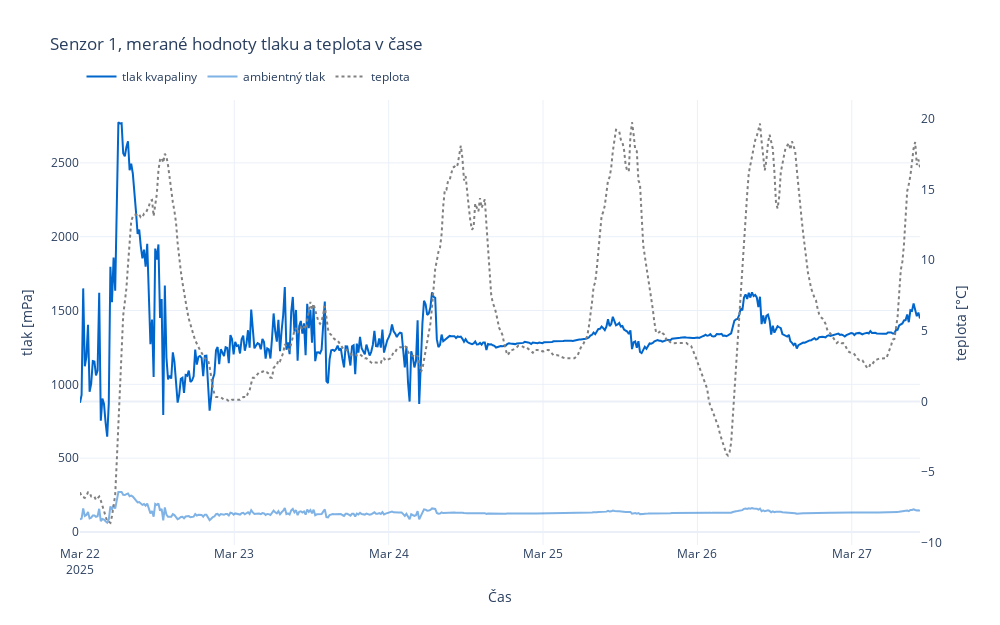

Source (notebook cell):
### Code cell
plot_sensor_colored(df, '1', main_color="#0066cc")

### Figure 1 — Plotly figure (JSON) as saved in the notebook; plotly's stock layout.template omitted (floating-point values rounded to 4 significant figures; data arrays with more than 128 entries replaced by an {"elided": "..."} marker saying what was removed)
{"data": [{"line": {"color": "#0066cc"}, "mode": "lines", "name": "tlak kvapaliny", "type": "scatter", "x": {"elided": "525 str values"}, "y": {"elided": "525 float values"}, "yaxis": "y"}, {"line": {"color": "#0066cc", "width": 2}, "mode": "lines", "name": "ambientný tlak", "opacity": 0.5, "type": "scatter", "x": {"elided": "525 str values"}, "y": {"elided": "525 float values"}, "yaxis": "y"}, {"line": {"color": "gray", "dash": "dot"}, "mode": "lines", "name": "teplota", "type": "scatter", "x": {"elided": "525 str values"}, "y": {"elided": "525 float values"}, "yaxis": "y2"}], "layout": {"height": 625, "legend": {"orientation": "h", "x": 0.2, "xanchor": "center", "y": 1.02, "yanchor": "bottom"}, "title": {"text": "Senzor 1, merané hodnoty tlaku a teplota v čase"}, "width": 1000, "xaxis": {"title": {"text": "Čas"}}, "yaxis": {"side": "left", "title": {"text": "tlak [mPa]"}}, "yaxis2": {"overlaying": "y", "showgrid": false, "side": "right", "title": {"text": "teplota [°C]"}}}}
